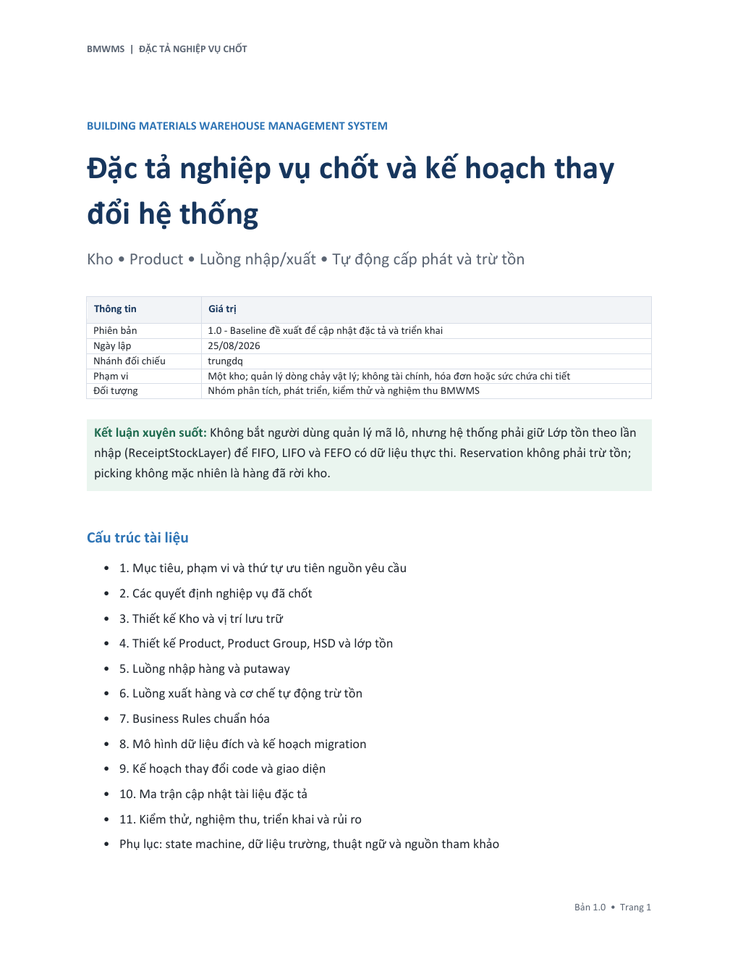
#> input picture tmp/bmwms_spec/render_pdf/page-01.png, 738 x 956 px, shrunk from 1020 x 1320 before the run; its folder holds only this picture in this run
$ python make_contact_sheets.py
#> lines starting #> are read from the running program, lines starting #| are printed output that depends on the picture
from pathlib import Path
import sys

from PIL import Image, ImageDraw


root = Path(__file__).resolve().parent
render_name = sys.argv[1] if len(sys.argv) > 1 else "render_pdf"
contact_name = sys.argv[2] if len(sys.argv) > 2 else "contact_sheets"
pages = sorted((root / render_name).glob("page-*.png"))
out = root / contact_name
out.mkdir(parents=True, exist_ok=True)

for group_index in range(0, len(pages), 4):
    group = pages[group_index : group_index + 4]
    opened = [Image.open(path).convert("RGB") for path in group]
#> opened = 1 item
    width = max(image.width for image in opened)
#> width = 738
    height = max(image.height for image in opened)
#> height = 956
    sheet = Image.new("RGB", (width * 2 + 60, height * 2 + 100), "#DDE3EA")
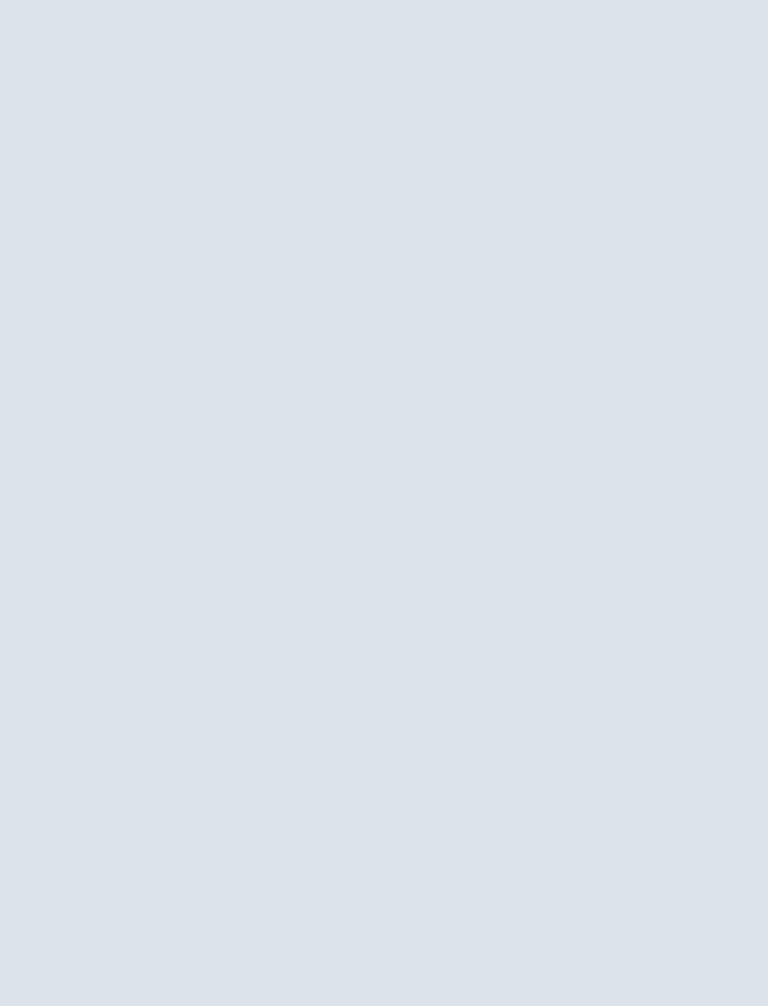
#> sheet: PIL image 1536x2012 RGB (shown at 1/2 size); mean R, G, B 221, 227, 234
    draw = ImageDraw.Draw(sheet)
    for index, (path, image) in enumerate(zip(group, opened)):
        x = 20 + (index % 2) * (width + 20)
        y = 40 + (index // 2) * (height + 40)
        sheet.paste(image, (x, y))
        draw.text((x, y - 25), path.stem, fill="#17365D")
#> this loop made 1 pass
#> (x, y) on pass 1: (20, 40)
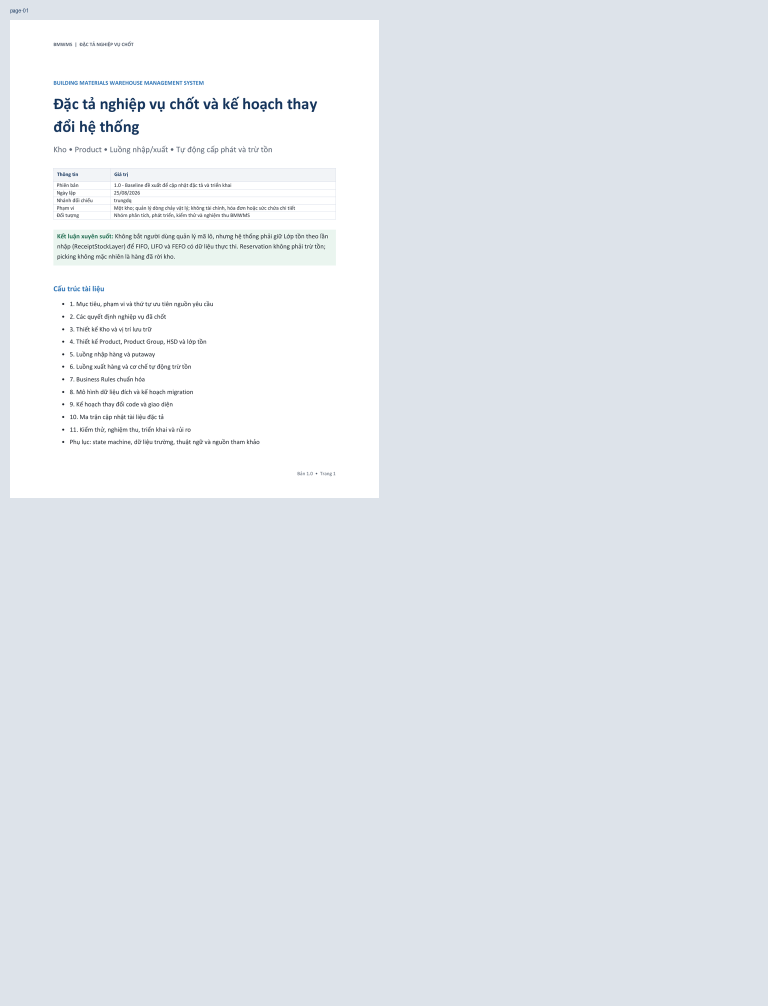
#> sheet: PIL image 1536x2012 RGB (shown at 1/2 size); mean R, G, B 226.8, 231.7, 237.2
    start = group_index + 1
    end = group_index + len(group)
    sheet.save(out / f"pages-{start:02d}-{end:02d}.png")

$ run again, on tmp/bmwms_spec/render_pdf/page-05.png
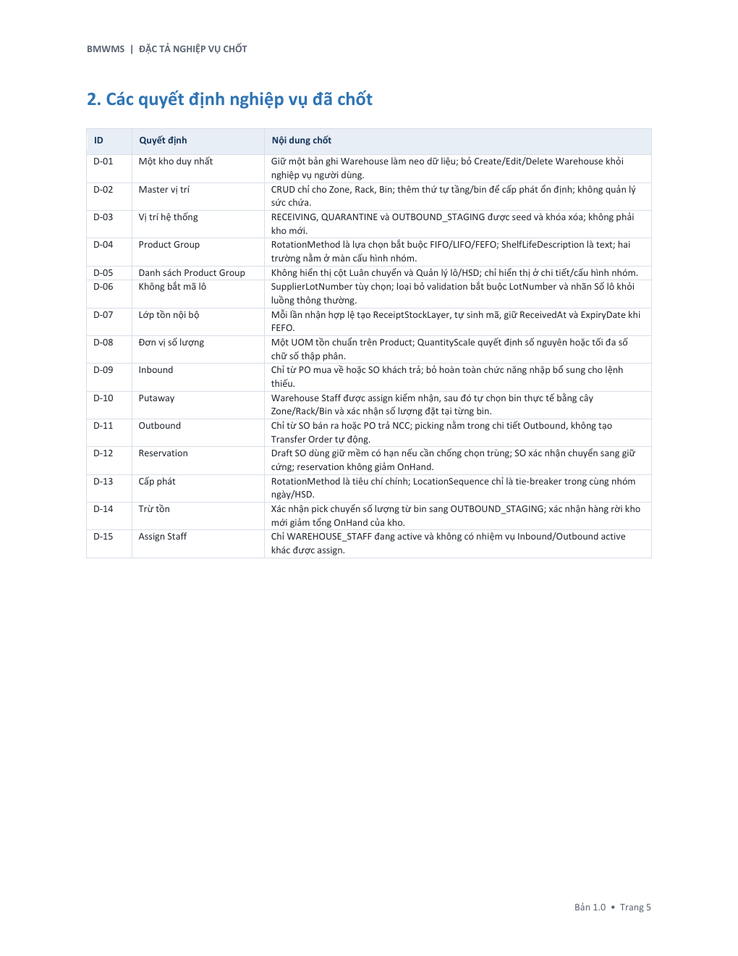
#> input picture tmp/bmwms_spec/render_pdf/page-05.png, 738 x 956 px, shrunk from 1020 x 1320 before the run
#> opened = 1 item
#> width = 738
#> height = 956
#> the loop `for index, (path, image) in enumerate(zip(group, opened)):` made 1 pass
#> (x, y) on pass 1: (20, 40)
#> after the loop `for index, (path, image) in enumerate(zip(group, opened)):`:
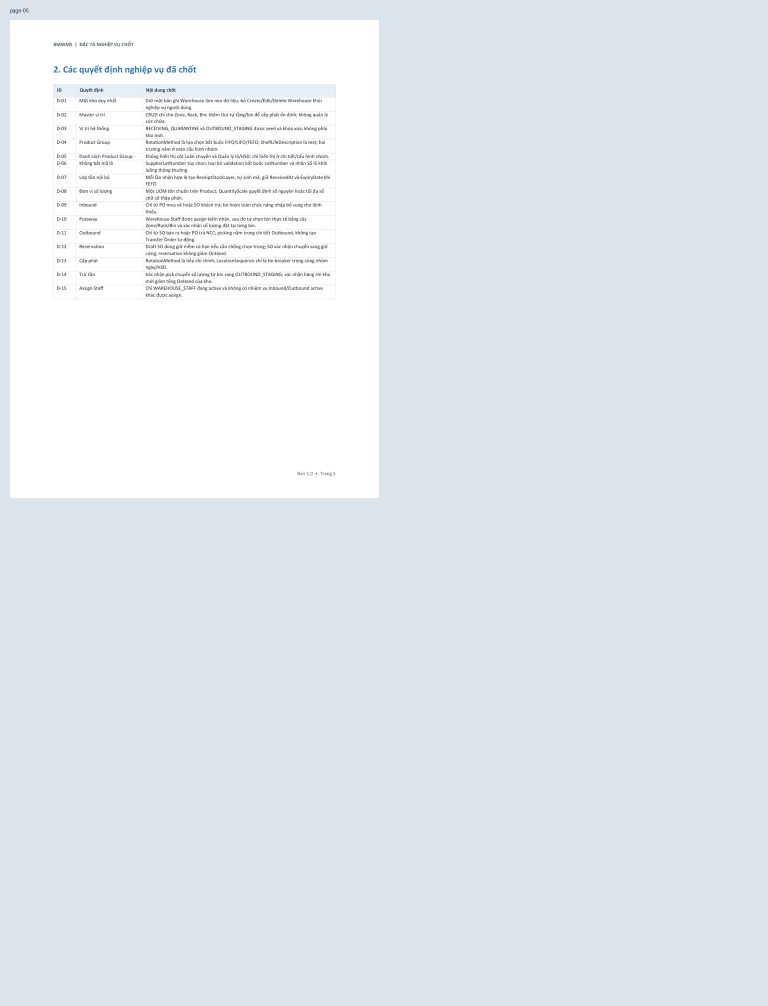
#> sheet: PIL image 1536x2012 RGB (shown at 1/2 size); mean R, G, B 227.3, 232, 237.6

$ run again, on tmp/bmwms_spec/render_pdf/page-06.png
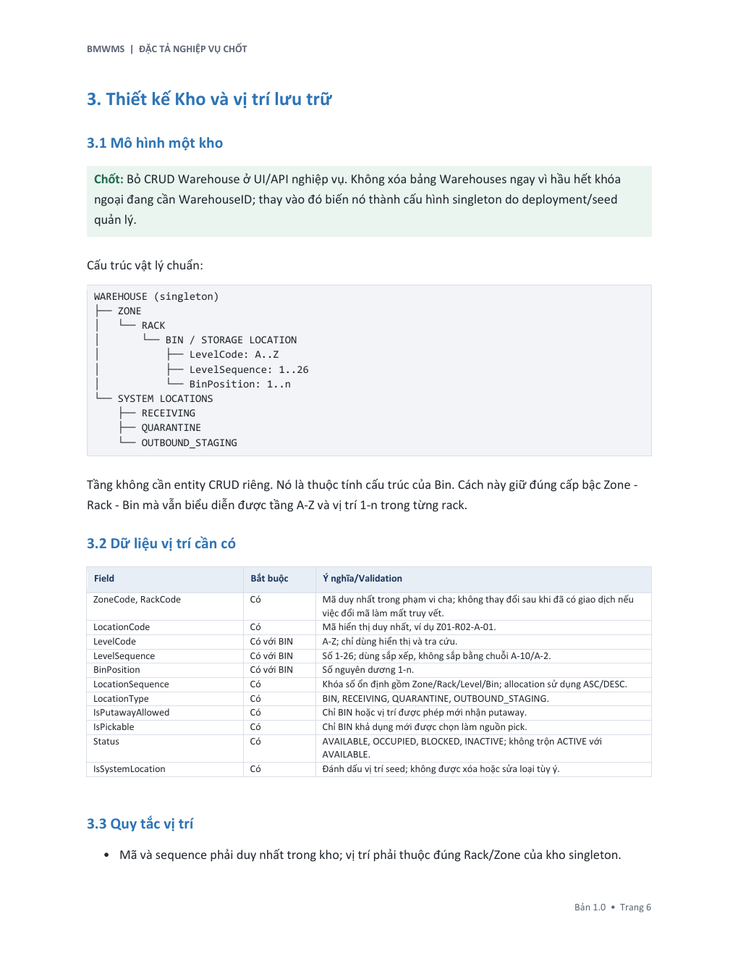
#> input picture tmp/bmwms_spec/render_pdf/page-06.png, 738 x 956 px, shrunk from 1020 x 1320 before the run
#> opened = 1 item
#> width = 738
#> height = 956
#> the loop `for index, (path, image) in enumerate(zip(group, opened)):` made 1 pass
#> (x, y) on pass 1: (20, 40)
#> after the loop `for index, (path, image) in enumerate(zip(group, opened)):`:
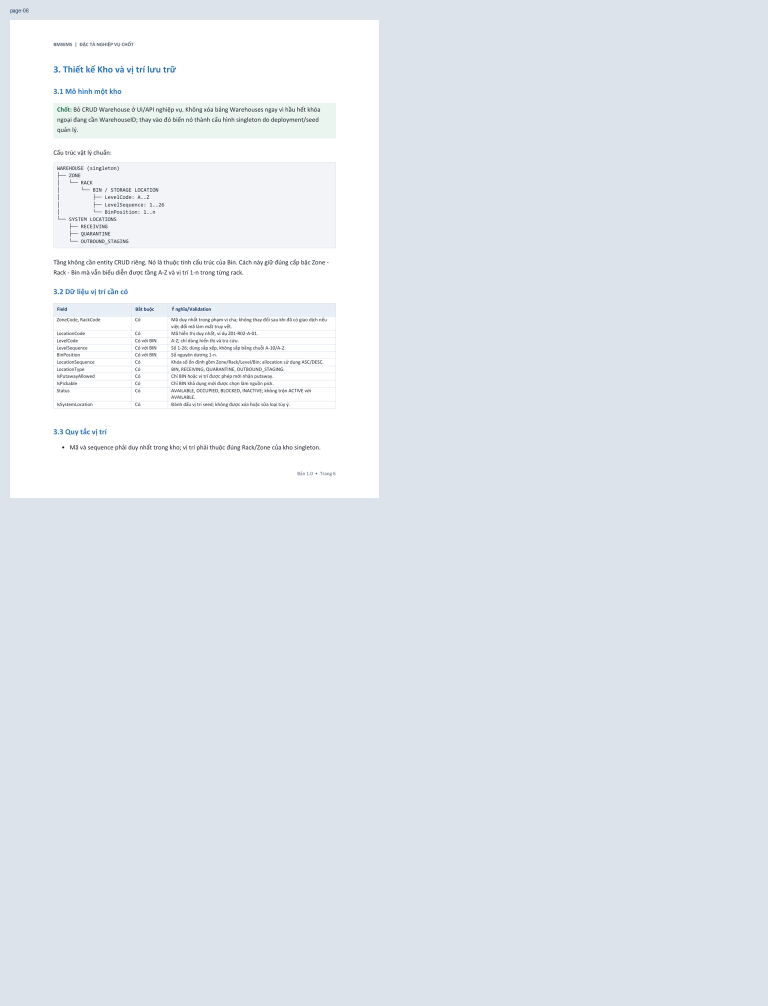
#> sheet: PIL image 1536x2012 RGB (shown at 1/2 size); mean R, G, B 226.5, 231.5, 237.1

$ run again, on tmp/bmwms_spec/render_pdf/page-07.png
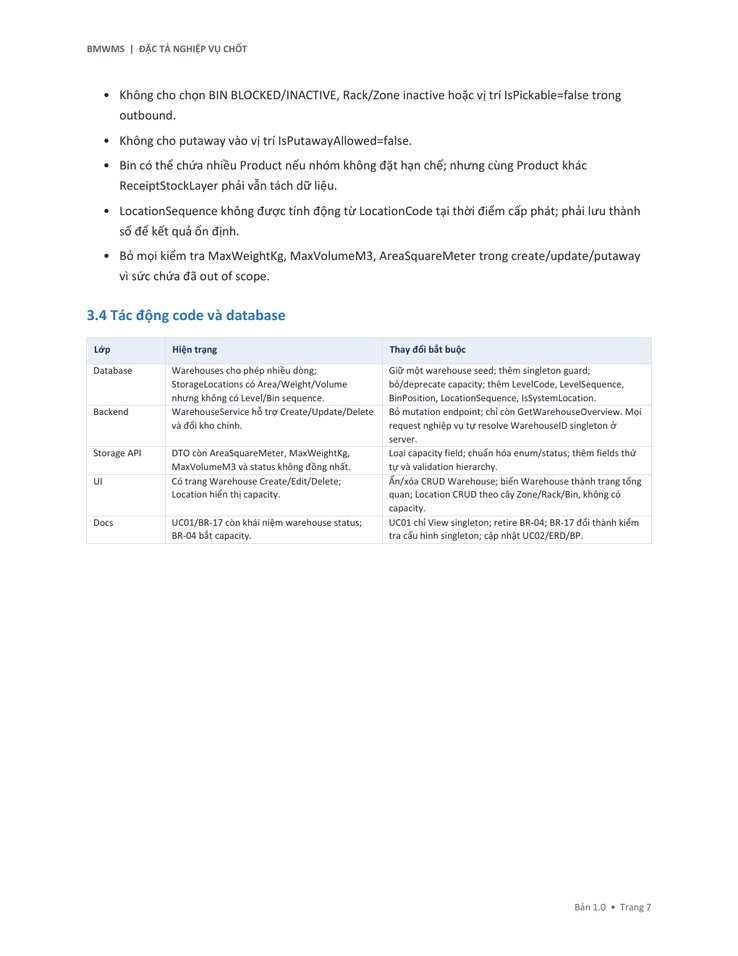
#> input picture tmp/bmwms_spec/render_pdf/page-07.png, 738 x 956 px, shrunk from 1020 x 1320 before the run
#> opened = 1 item
#> width = 738
#> height = 956
#> the loop `for index, (path, image) in enumerate(zip(group, opened)):` made 1 pass
#> (x, y) on pass 1: (20, 40)
#> after the loop `for index, (path, image) in enumerate(zip(group, opened)):`:
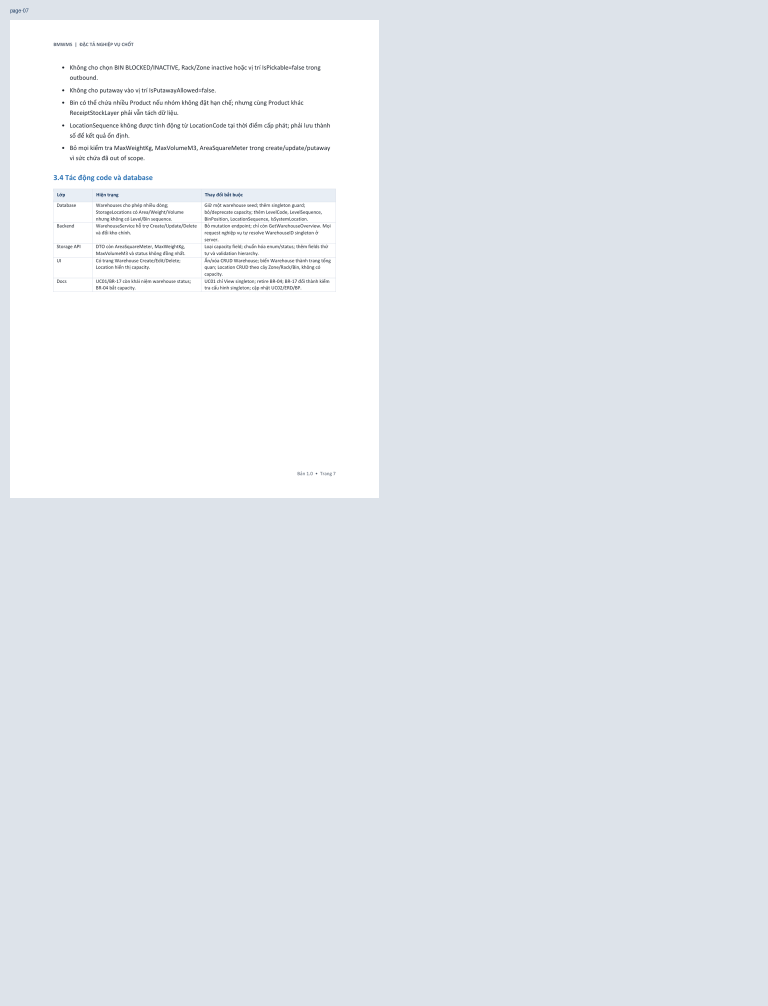
#> sheet: PIL image 1536x2012 RGB (shown at 1/2 size); mean R, G, B 227.3, 232.1, 237.6

$ run again, on tmp/bmwms_spec/render_pdf/page-02.png
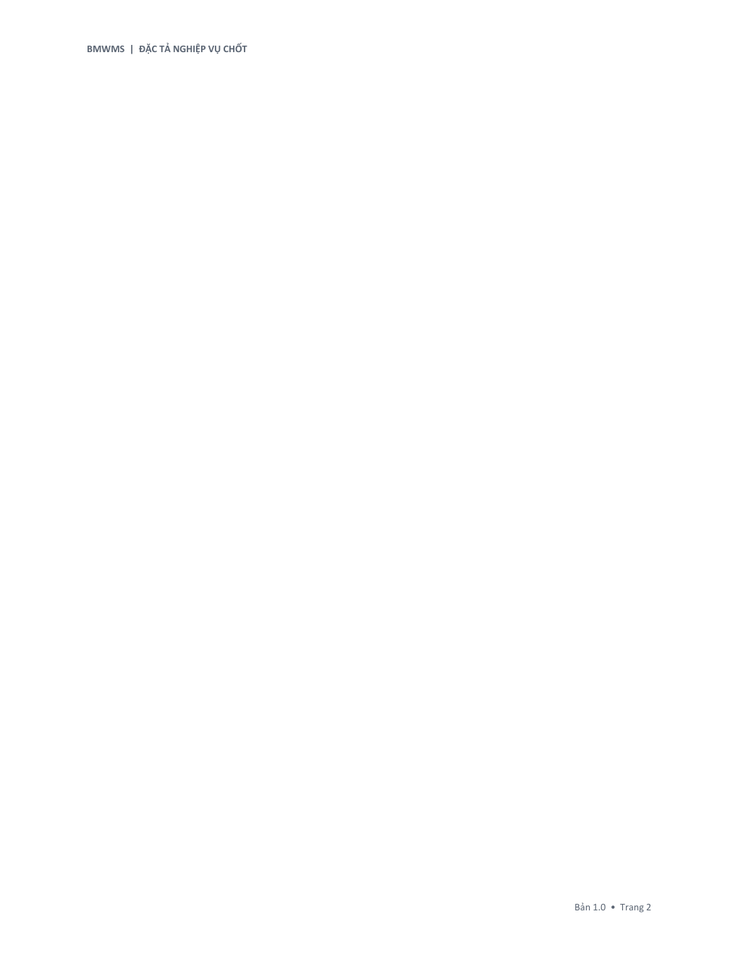
#> input picture tmp/bmwms_spec/render_pdf/page-02.png, 738 x 956 px, shrunk from 1020 x 1320 before the run
#> opened = 1 item
#> width = 738
#> height = 956
#> the loop `for index, (path, image) in enumerate(zip(group, opened)):` made 1 pass
#> (x, y) on pass 1: (20, 40)
#> after the loop `for index, (path, image) in enumerate(zip(group, opened)):`:
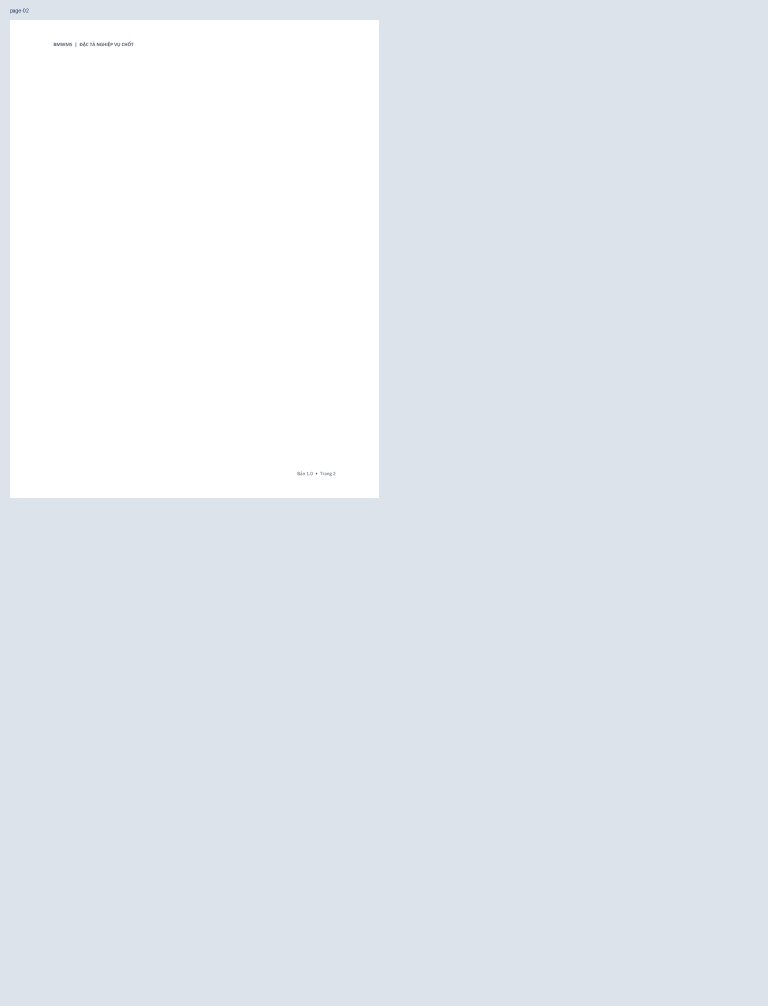
#> sheet: PIL image 1536x2012 RGB (shown at 1/2 size); mean R, G, B 228.7, 233.4, 238.8
